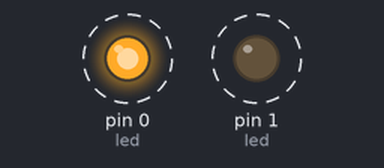
A sketch run on a simulated Arduino Uno, built with avr-gcc and run on an emulated ATmega328P. Shown: output pins drawn as LEDs (lit = HIGH). Dashed ring = blinking.

Above: at 0.5 s.
Timing chart, 0 to 4.6 s (numbered marks = the images above):
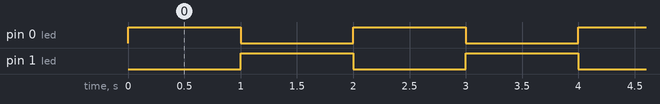

The sketch:

ElijahRoq_s_Blinking_LED.ino
```cpp
int led = 0;
int Ied = 1;

void setup() {
  // put your setup code here, to run nce:
  pinMode(led, OUTPUT);
  pinMode(Ied, OUTPUT);
}


void loop() {
  // put your main code here, to run repeatedly:
  digitalWrite(led, HIGH);
  digitalWrite(Ied, LOW);
   delay(1000);
  digitalWrite(Ied, HIGH);
  digitalWrite(led, LOW);
  delay(1000);
}
```

Measured:
- by itself, pin 0 (led), pin 1 (Ied): alternates HIGH for 1.0 s and LOW for 1.0 s
